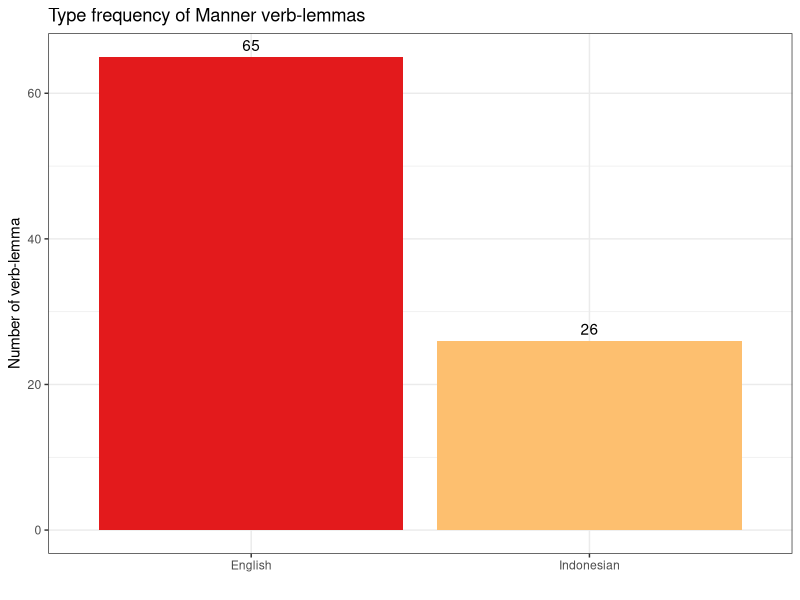

The R script that drew this image: (Note: this script raises an error after producing the figure.)
## ---- chunk 1
knitr::opts_chunk$set(fig.width = 7,
                      fig.asp = 0.618,
                      fig.retina = 2,
                      dpi = 300,
                      dev = "pdf",
                      tidy = FALSE,
                      echo = TRUE)

library(tidyverse)
library(RColorBrewer) # for the plotting
## ---- chunk 2
# Read in the manner verbs data in English and Indonesian
manner_eng_tokens <- readr::read_tsv("data-joll/manner_eng_tokens.txt") %>% 
  arrange(desc(n), lemma)
manner_idn_tokens <- readr::read_tsv("data-joll/manner_idn_tokens.txt") %>% 
  arrange(desc(n), lemma)

# Read in the path verbs data in English and Indonesian
path_eng_tokens <- readr::read_tsv("data-joll/path_eng_tokens.txt")
path_idn_tokens <- readr::read_tsv("data-joll/path_idn_tokens.txt")
## ---- chunk 3
mnr <- tibble(tokens = c(sum(manner_eng_tokens$n), sum(manner_idn_tokens$n)),
              perc_token = (tokens/sum(tokens)) * 100,
              type = c(nrow(manner_eng_tokens), nrow(manner_idn_tokens)),
              perc_type = (type/sum(type)) * 100,
              ttr = type/tokens,
              language = c("English", "Indonesian"),
              verb_type = "manner-verb")
pth <- tibble(tokens = c(sum(path_eng_tokens$n), sum(path_idn_tokens$n)),
              perc_token = (tokens/sum(tokens)) * 100,
              type = c(nrow(path_eng_tokens), nrow(path_idn_tokens)),
              perc_type = (type/sum(type)) * 100,
              ttr = type/tokens,
              language = c("English", "Indonesian"),
              verb_type = "path-verb")
## ---- chunk 4
mnr_pth <- bind_rows(mnr, pth) %>% 
  group_by(language) %>% 
  mutate(perc_token_lang = tokens/sum(tokens) * 100,
         perc_type_lang = type/sum(type) * 100,
         sum_type_lang = sum(type),
         sum_token_lang = sum(tokens)) %>% 
  ungroup()
## ---- chunk 5
# get the number of manner verbs in Indonesian and English
sum_manner_idn_types <- nrow(manner_idn_tokens)
sum_manner_eng_types <- nrow(manner_eng_tokens)

# run the binomial test (two-tailed)
binom_manner_types <- binom.test(c(sum_manner_idn_types, sum_manner_eng_types))

# output only the p-value
binom_manner_types$p.value
## ---- chunk 6
# get the summed token-frequencies of the manner verbs in Indonesian and English
sum_manner_idn_tokens <- sum(manner_idn_tokens$n)
sum_manner_eng_tokens <- sum(manner_eng_tokens$n)

# run the binomial test (two-tailed)
binom_manner_tokens <- binom.test(c(sum_manner_idn_tokens, sum_manner_eng_tokens))

# output only the p-value
binom_manner_tokens$p.value
## ---- chunk 7
mnr %>% 
  ggplot(aes(x = language, y = type)) + 
  geom_col(fill = RColorBrewer::brewer.pal(12, name = "Paired")[6:7]) +
  geom_text(aes(label = type), vjust = -.5) +
  theme_bw() +
  labs(y = "Number of verb-lemma", x = "", title = "Type frequency of Manner verb-lemmas") +
  ggsave("figs-joll/total-type-of-manner-verbs.png", width = 6, height = 5)
## ---- chunk 8
mnr %>% 
  ggplot(aes(x = language, y = tokens)) + 
  geom_col(fill = RColorBrewer::brewer.pal(12, name = "Paired")[2:3]) + 
  geom_text(aes(label = paste("number of verb-type = ", type, sep = "")), vjust = -.5) +
  theme_bw() +
  labs(y = "Token frequency", x = "", title = "Token frequency of Manner verb-lemmas") +
  ggsave("figs-joll/total-tokens-of-manner-verbs.png", width = 6, height = 5)
## ---- chunk 9
binom_path <- binom.test(c(nrow(path_idn_tokens), nrow(path_eng_tokens)))
binom_path$p.value
## ---- chunk 10
binom_path_tokens <- binom.test(c(sum(path_idn_tokens$n), sum(path_eng_tokens$n)))
binom_path_tokens$p.value
## ---- chunk 11
pth %>% 
  ggplot(aes(x = language, y = type)) + 
  geom_col(fill = RColorBrewer::brewer.pal(12, name = "Paired")[6:7]) + 
  geom_text(aes(label = type), vjust = -.5) +
  theme_bw() +
  labs(y = "Number of verb-lemma", x = "", title = "Type frequency of Path verb-lemmas") +
  ggsave("figs-joll/total-type-of-path-verbs.png", width = 6, height = 5)
## ---- chunk 12
pth %>% 
  ggplot(aes(x = language, y = tokens)) + 
  geom_col(fill = RColorBrewer::brewer.pal(12, name = "Paired")[2:3]) + 
  geom_text(aes(label = paste("number of verb-type = ", type, sep = "")), vjust = -.5) +
  theme_bw() +
  labs(y = "Token frequency", x = "", title = "Token frequency of Path verb-lemmas") #+
  ggsave("figs-joll/total-tokens-of-path-verbs.png", width = 6, height = 5)

